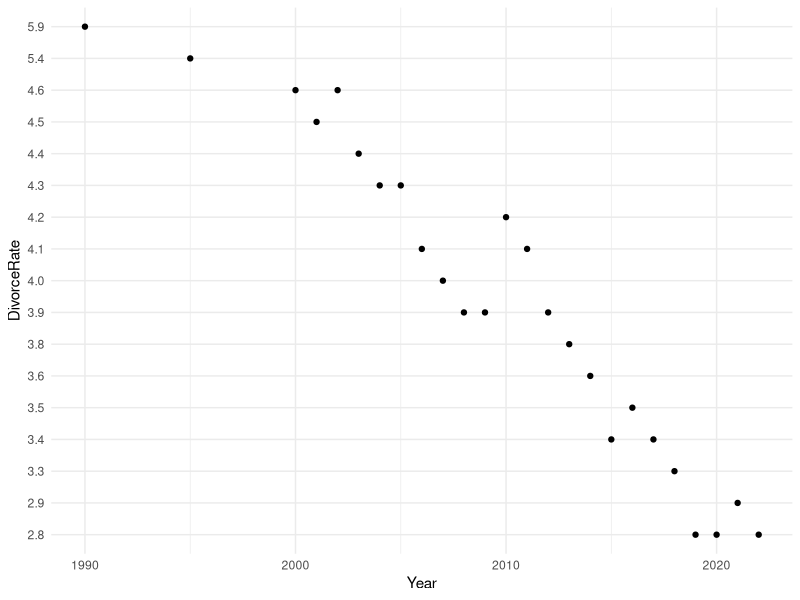
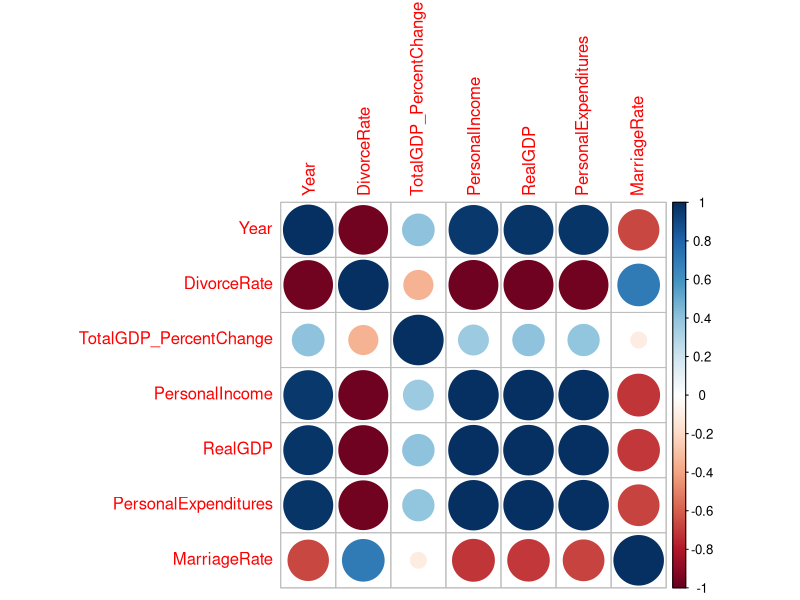
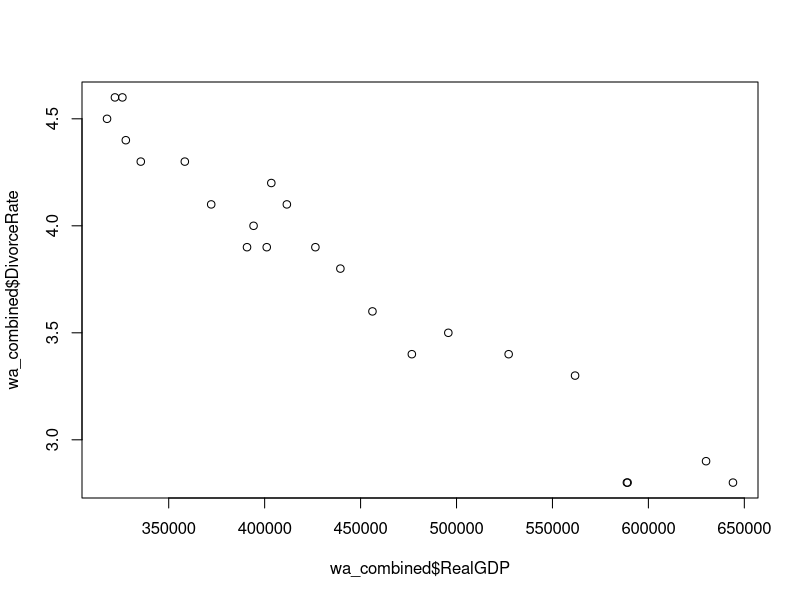
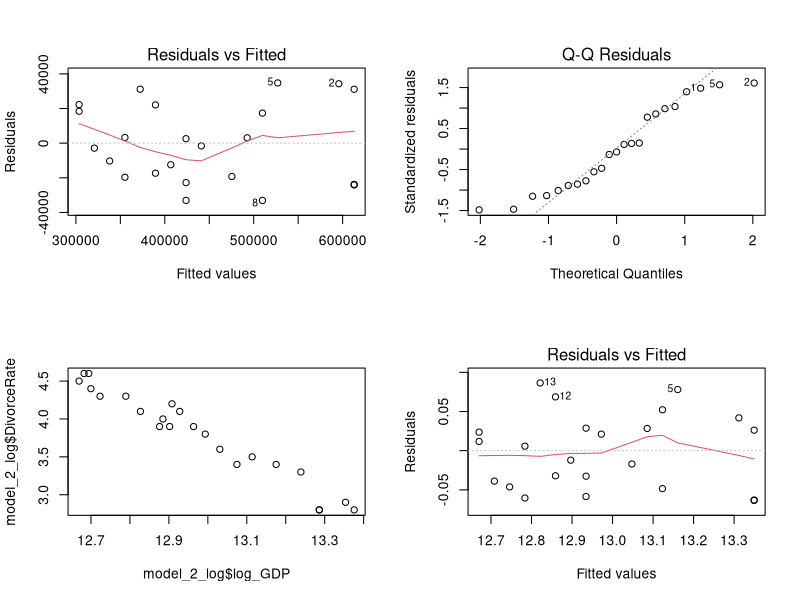
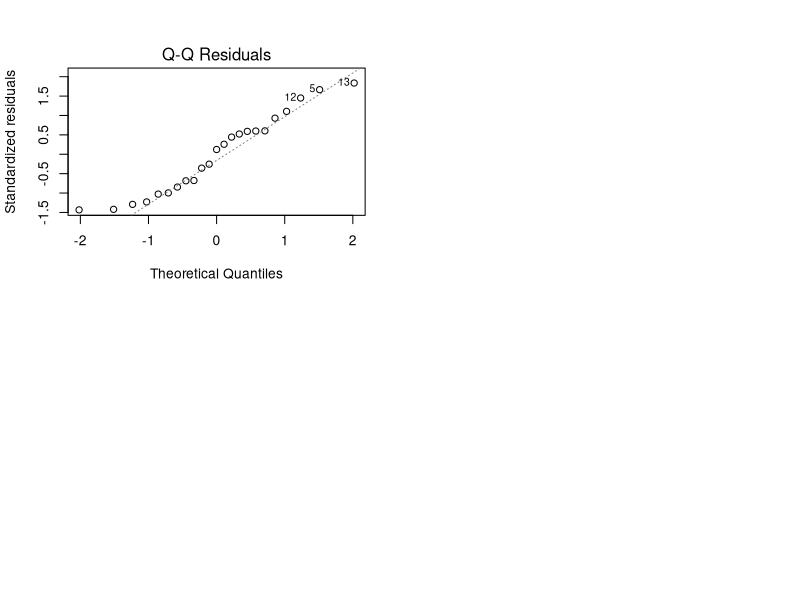
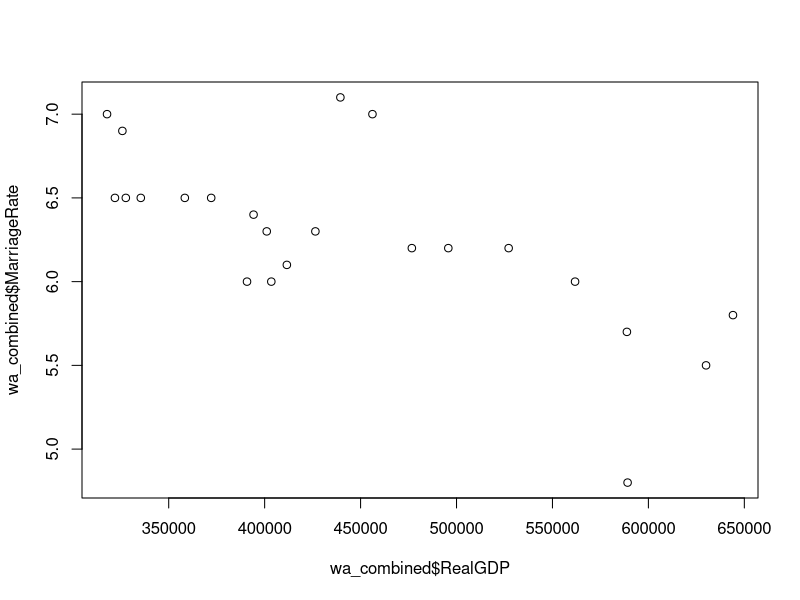
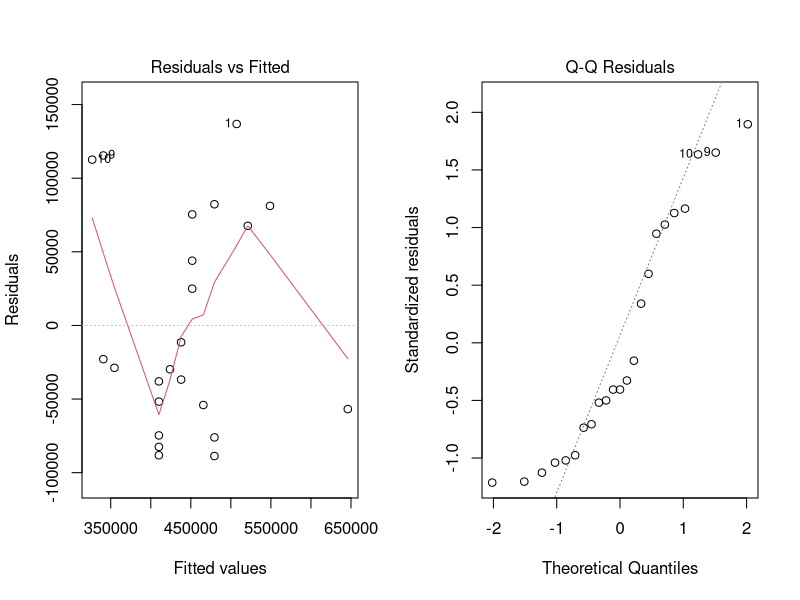
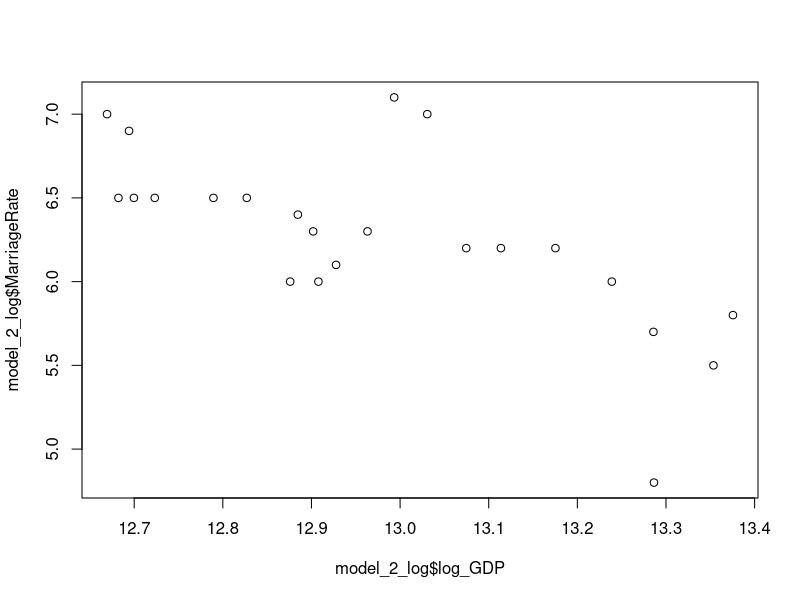

Generate these figures, in order, with R:

##read files
divorce <- read.csv("divorce_rates.csv")
head(divorce)
washington <- divorce[49,1:26]

##need to unpivot data to pull divorce rates and year in 2 different columns
library(tidyverse)

washington <- washington[,] %>%
  mutate(across(everything(), as.character))

wa_long <- washington %>%
  pivot_longer(
    cols = starts_with("X"), 
    names_to = "Year",        
    values_to = "DivorceRate" 
  ) %>%
  mutate(Year = as.integer(str_remove(Year, "X")))

wa_long <- wa_long[2:26,]

ggplot(data = wa_long, aes(x=Year, y=DivorceRate)) +
  geom_point()+
  theme_minimal()


GDP_percentage <- read.csv("WA_GDP.csv")

WA_total_GDP_perc <- GDP_percentage[1,9:34]

WA_GDP_long_perc <- WA_total_GDP_perc %>%
  pivot_longer(
    cols = starts_with("X"), 
    names_to = "Year",        
    values_to = "TotalGDP_PercentChange" 
  ) %>%
  mutate(Year = as.integer(str_remove(Year, "X")))

WA_expense <- read.csv("SASUMMARY_WA_1998_2023.csv")

WA_expense <- WA_expense[,] %>%
  mutate(across(everything(), as.character))

personal_income <- WA_expense[5,9:34]

pi_long <- personal_income %>%
  pivot_longer(
    cols = starts_with("X"), 
    names_to = "Year",        
    values_to = "PersonalIncome" 
  ) %>%
  mutate(Year = as.integer(str_remove(Year, "X")))

RealGDP <- WA_expense[1,9:34]

rgdp_long <- RealGDP %>%
  pivot_longer(
    cols = starts_with("X"), 
    names_to = "Year",        
    values_to = "RealGDP" 
  ) %>%
  mutate(Year = as.integer(str_remove(Year, "X")))

Expenditures <- WA_expense[7,9:34]

expenditures_long <- Expenditures %>%
  pivot_longer(
    cols = starts_with("X"), 
    names_to = "Year",        
    values_to = "PersonalExpenditures" 
  ) %>%
  mutate(Year = as.integer(str_remove(Year, "X")))

marriages <- read.csv("marriage_rates.csv")
wa_marriage <- marriages[48,2:26]

wa_marriage <- wa_marriage[,] %>%
  mutate(across(everything(), as.character))


wa_long_mar <- wa_marriage %>%
  pivot_longer(
    cols = starts_with("X"), 
    names_to = "Year",        
    values_to = "MarriageRate" 
  ) %>%
  mutate(Year = as.integer(str_remove(Year, "X")))

wa_long_mar <- wa_long_mar[1:26,]

wa_combined <- wa_long %>%
  left_join(WA_GDP_long_perc, by = "Year") %>%
  left_join(pi_long, by = "Year") %>%
  left_join(rgdp_long, by = "Year") %>%
  left_join(expenditures_long, by = "Year") %>%
  left_join(wa_long_mar, by = "Year")

wa_combined <- wa_combined %>%
  mutate(across(c(DivorceRate, TotalGDP_PercentChange, PersonalIncome, 
                  RealGDP, PersonalExpenditures, MarriageRate), as.numeric))

wa_combined <-wa_combined[1:23,]




##correlation matrix
library(corrplot)

corrplot(cor(wa_combined[,]))
dev.off()

##check VIF
library(car)
mlr_model <- lm(DivorceRate ~ RealGDP+PersonalExpenditures+PersonalIncome, 
                data = wa_combined)
vif(mlr_model)

##pcr model 
library(pls)
pcr_model <- pcr(DivorceRate ~ RealGDP+PersonalExpenditures+PersonalIncome, 
                 data = wa_combined, 
                 scale = TRUE, validation = "CV")
summary(pcr_model)

pc_scores <- pcr_model$scores

cor(pc_scores)
pcr_model$loadings

##regression

pc_scores_df <- as.data.frame(pcr_model$scores)

pc_scores_df <- as.data.frame(pc_scores_df[complete.cases(pc_scores_df), ])

divorce_rate_vector <- as.numeric(wa_combined$DivorceRate)

pc_scores_df <- pc_scores_df %>%
  mutate(DivorceRate = divorce_rate_vector)


pc_reg <- lm(DivorceRate ~ `Comp 1` + `Comp 2` + `Comp 3`, data = pc_scores_df)
summary(pc_reg)



##model 2a
par(mfrow = c(1,1))
plot(wa_combined$RealGDP, wa_combined$DivorceRate)
model_2a <- lm(RealGDP ~ DivorceRate, data = wa_combined)
summary(model_2a)
par(mfrow = c(2,2))
plot(model_2a, which = 1)
plot(model_2a, which=2)


model_2_log <- wa_combined %>%
  mutate(log_GDP = log(RealGDP))

plot(model_2_log$log_GDP, model_2_log$DivorceRate)
model_2a_log <-lm(log_GDP ~ DivorceRate, data = model_2_log)
summary(model_2a_log)
plot(model_2a_log, which = 1)
plot(model_2a_log, which=2)

##model 2b
par(mfrow = c(1,1))
plot(wa_combined$RealGDP, wa_combined$MarriageRate)
model_2b <- lm(RealGDP ~ MarriageRate, data = wa_combined)
summary(model_2b)
par(mfrow = c(1,2))
plot(model_2b, which = 1)
plot(model_2b, which=2)

par(mfrow = c(1,1))
plot(model_2_log$log_GDP, model_2_log$MarriageRate)
model_2b_log <-lm(log_GDP ~ MarriageRate, data = model_2_log)
summary(model_2b_log)
par(mfrow = c(1,2))
plot(model_2b_log, which = 1)
plot(model_2b_log, which=2)
